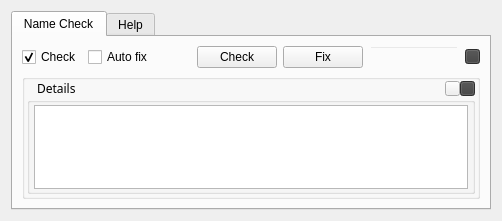
<?xml version="1.0" encoding="UTF-8"?>
<ui version="4.0">
 <class>Form</class>
 <widget class="QWidget" name="Form">
  <property name="geometry">
   <rect>
    <x>0</x>
    <y>0</y>
    <width>477</width>
    <height>221</height>
   </rect>
  </property>
  <property name="windowTitle">
   <string>Form</string>
  </property>
  <layout class="QVBoxLayout" name="verticalLayout_4">
   <item>
    <widget class="QTabWidget" name="tabWidget">
     <property name="currentIndex">
      <number>0</number>
     </property>
     <widget class="QWidget" name="tab_name">
      <attribute name="title">
       <string>Name Check</string>
      </attribute>
      <layout class="QVBoxLayout" name="verticalLayout">
       <item>
        <layout class="QHBoxLayout" name="lay_turtle_node">
         <item>
          <widget class="QCheckBox" name="cb_check">
           <property name="text">
            <string>Check</string>
           </property>
           <property name="checked">
            <bool>true</bool>
           </property>
          </widget>
         </item>
         <item>
          <widget class="QCheckBox" name="cb_auto_fix">
           <property name="text">
            <string>Auto fix</string>
           </property>
          </widget>
         </item>
         <item>
          <widget class="QPushButton" name="btn_state">
           <property name="styleSheet">
            <string notr="true">border-top: 3px ;
border-bottom: 3px ; 
border-right: 10px ;
border-left: 10px ;</string>
           </property>
           <property name="text">
            <string/>
           </property>
          </widget>
         </item>
         <item>
          <widget class="QPushButton" name="btn_check">
           <property name="text">
            <string>Check</string>
           </property>
          </widget>
         </item>
         <item>
          <widget class="QPushButton" name="btn_fix">
           <property name="text">
            <string>Fix</string>
           </property>
          </widget>
         </item>
         <item>
          <widget class="QLineEdit" name="line_comment">
           <property name="enabled">
            <bool>false</bool>
           </property>
           <property name="minimumSize">
            <size>
             <width>90</width>
             <height>0</height>
            </size>
           </property>
           <property name="styleSheet">
            <string notr="true">color: rgb(192, 192, 192);
background-color: rgba(255, 255, 255, 0);</string>
           </property>
          </widget>
         </item>
         <item>
          <widget class="QPushButton" name="btn_show">
           <property name="sizePolicy">
            <sizepolicy hsizetype="Fixed" vsizetype="Fixed">
             <horstretch>0</horstretch>
             <verstretch>0</verstretch>
            </sizepolicy>
           </property>
           <property name="minimumSize">
            <size>
             <width>15</width>
             <height>15</height>
            </size>
           </property>
           <property name="maximumSize">
            <size>
             <width>15</width>
             <height>15</height>
            </size>
           </property>
           <property name="font">
            <font>
             <pointsize>10</pointsize>
             <weight>50</weight>
             <bold>false</bold>
            </font>
           </property>
           <property name="styleSheet">
            <string notr="true">background-color: rgb(64, 64, 64);
color: rgb(255, 255, 255);</string>
           </property>
           <property name="text">
            <string/>
           </property>
          </widget>
         </item>
        </layout>
       </item>
       <item>
        <widget class="QGroupBox" name="gb_editAttr">
         <property name="styleSheet">
          <string notr="true"/>
         </property>
         <layout class="QVBoxLayout" name="verticalLayout_3">
          <property name="spacing">
           <number>0</number>
          </property>
          <property name="leftMargin">
           <number>2</number>
          </property>
          <property name="topMargin">
           <number>0</number>
          </property>
          <property name="rightMargin">
           <number>2</number>
          </property>
          <property name="bottomMargin">
           <number>2</number>
          </property>
          <item>
           <layout class="QHBoxLayout" name="box_details">
            <property name="spacing">
             <number>0</number>
            </property>
            <item>
             <widget class="QLabel" name="label_box">
              <property name="font">
               <font>
                <family>Corbel</family>
                <pointsize>9</pointsize>
               </font>
              </property>
              <property name="styleSheet">
               <string notr="true"/>
              </property>
              <property name="text">
               <string>Details</string>
              </property>
              <property name="alignment">
               <set>Qt::AlignLeading|Qt::AlignLeft|Qt::AlignVCenter</set>
              </property>
              <property name="indent">
               <number>10</number>
              </property>
             </widget>
            </item>
            <item>
             <widget class="QPushButton" name="btn_hide_box">
              <property name="minimumSize">
               <size>
                <width>15</width>
                <height>15</height>
               </size>
              </property>
              <property name="maximumSize">
               <size>
                <width>15</width>
                <height>15</height>
               </size>
              </property>
              <property name="styleSheet">
               <string notr="true"/>
              </property>
              <property name="text">
               <string/>
              </property>
             </widget>
            </item>
            <item>
             <widget class="QPushButton" name="btn_close_box">
              <property name="minimumSize">
               <size>
                <width>15</width>
                <height>15</height>
               </size>
              </property>
              <property name="maximumSize">
               <size>
                <width>15</width>
                <height>15</height>
               </size>
              </property>
              <property name="styleSheet">
               <string notr="true">background-color: rgb(64, 64, 64);
color: rgb(255, 255, 255);</string>
              </property>
              <property name="text">
               <string/>
              </property>
             </widget>
            </item>
           </layout>
          </item>
          <item>
           <widget class="QGroupBox" name="gb_editing">
            <property name="styleSheet">
             <string notr="true"/>
            </property>
            <layout class="QHBoxLayout" name="horizontalLayout_5">
             <property name="leftMargin">
              <number>4</number>
             </property>
             <property name="topMargin">
              <number>2</number>
             </property>
             <property name="rightMargin">
              <number>4</number>
             </property>
             <property name="bottomMargin">
              <number>2</number>
             </property>
             <item>
              <widget class="QListWidget" name="ls_details"/>
             </item>
            </layout>
           </widget>
          </item>
          <item>
           <spacer name="verticalSpacer_3">
            <property name="orientation">
             <enum>Qt::Vertical</enum>
            </property>
            <property name="sizeHint" stdset="0">
             <size>
              <width>20</width>
              <height>40</height>
             </size>
            </property>
           </spacer>
          </item>
         </layout>
        </widget>
       </item>
      </layout>
     </widget>
     <widget class="QWidget" name="tab_help">
      <attribute name="title">
       <string>Help</string>
      </attribute>
      <layout class="QVBoxLayout" name="verticalLayout_2">
       <item>
        <widget class="QLabel" name="lbl_help">
         <property name="text">
          <string>Help Text</string>
         </property>
        </widget>
       </item>
      </layout>
     </widget>
    </widget>
   </item>
  </layout>
 </widget>
 <resources/>
 <connections>
  <connection>
   <sender>btn_close_box</sender>
   <signal>clicked()</signal>
   <receiver>gb_editing</receiver>
   <slot>show()</slot>
   <hints>
    <hint type="sourcelabel">
     <x>438</x>
     <y>81</y>
    </hint>
    <hint type="destinationlabel">
     <x>443</x>
     <y>94</y>
    </hint>
   </hints>
  </connection>
  <connection>
   <sender>btn_hide_box</sender>
   <signal>clicked()</signal>
   <receiver>gb_editing</receiver>
   <slot>hide()</slot>
   <hints>
    <hint type="sourcelabel">
     <x>435</x>
     <y>87</y>
    </hint>
    <hint type="destinationlabel">
     <x>443</x>
     <y>101</y>
    </hint>
   </hints>
  </connection>
  <connection>
   <sender>btn_show</sender>
   <signal>clicked()</signal>
   <receiver>gb_editAttr</receiver>
   <slot>show()</slot>
   <hints>
    <hint type="sourcelabel">
     <x>450</x>
     <y>54</y>
    </hint>
    <hint type="destinationlabel">
     <x>317</x>
     <y>72</y>
    </hint>
   </hints>
  </connection>
 </connections>
</ui>
